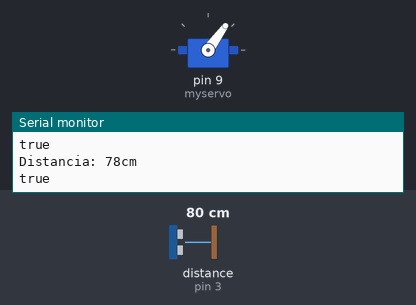
Recording of a sketch running on a simulated Arduino Uno, built with avr-gcc and run on an emulated ATmega328P. Shown: servo, the last lines printed to the serial monitor. Wiring (inferred from the names in the program): ultrasonic range finder: trigger pin 2; echo pin 3. The test bench sets the inputs (shaded band); at power-on: distance to the obstacle (sensor on pin 3) 80 cm. The echo pulse lasts 58.3 µs per cm.

Above: at 7.4 s.
7.5 s: distance to the obstacle (sensor on pin 3) set to 96 cm
At 7.86 s:
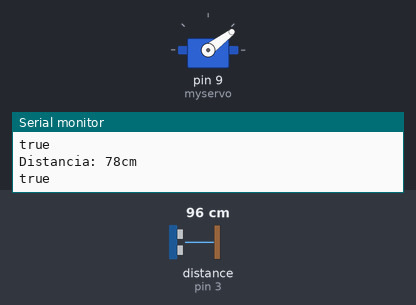
14.9 s: distance to the obstacle (sensor on pin 3) set to 106 cm
At 20.2 s:
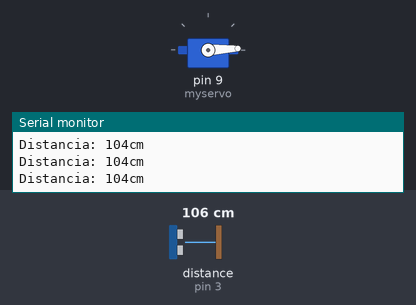
Timing chart, 0 to 21.7 s (numbered marks = the images above; inputs shaded):
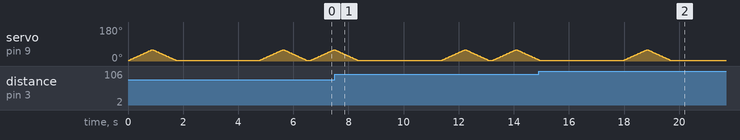

Measured:
- the behaviour switches between 101 and 102 cm on distance to the obstacle (sensor on pin 3) (found by bisection; images 1 and 2)
- after the input at 14.9 s, servo on pin 9 (myservo): goes on until 19.7 s, then stays 3°

The sketch:

ard.09.ino
```cpp
#include <Servo.h>
const int Trigger = 2;  //Pin digital 2 para el Trigger del sensor
const int Echo = 3;     //Pin digital 3 para el Echo del sensor
int posInit= 3;
int posFin=60;


Servo myservo;  // create servo object to control a servo
// twelve servo objects can be created on most boards

int pos = 0;
bool state = false;

void setup() {
  Serial.begin(9600);          //iniciailzamos la comunicación
  pinMode(Trigger, OUTPUT);    //pin como salida
  pinMode(Echo, INPUT);        //pin como entrada
  digitalWrite(Trigger, LOW);  //Inicializamos el pin con 0
  myservo.attach(9);
  myservo.write(3);
}

void loop() {

  long t;  //timepo que demora en llegar el eco
  long d;  //distancia en centimetros

  digitalWrite(Trigger, HIGH);
  delayMicroseconds(10);  //Enviamos un pulso de 10us
  digitalWrite(Trigger, LOW);

  t = pulseIn(Echo, HIGH);  //obtenemos el ancho del pulso
  d = t / 59;               //escalamos el tiempo a una distancia en cm

  if (d <100) { state = true; }

  if (state) { Serial.println("true");
  state=false;
    for (pos = posInit; pos <= posFin; pos += 1) {  // goes from 0 degrees to 180 degrees
      // in steps of 1 degree
      myservo.write(pos);  // tell servo to go to position in variable 'pos'
      delay(15);           // waits 15 ms for the servo to reach the position
    }
    for (pos = posFin; pos >= posInit; pos -= 1) {  // goes from 180 degrees to 0 degrees
      myservo.write(pos);                 // tell servo to go to position in variable 'pos'
      delay(15);                          // waits 15 ms for the servo to reach the position
    }

    delay(3000);  // este es el valor de la demora entre ir y venir

    for (pos = posInit; pos <= posFin; pos += 1) {  // goes from 0 degrees to 180 degrees
      // in steps of 1 degree
      myservo.write(pos);  // tell servo to go to position in variable 'pos'
      delay(15);           // waits 15 ms for the servo to reach the position
    }
    for (pos = posFin; pos >= posInit; pos -= 1) {  // goes from 180 degrees to 0 degrees
      myservo.write(pos);                 // tell servo to go to position in variable 'pos'
      delay(15);                          // waits 15 ms for the servo to reach the position
    }

  }

  Serial.print("Distancia: ");
  Serial.print(d);  //Enviamos serialmente el valor de la distancia
  Serial.print("cm");
  Serial.println();
  delay(100);  //Hacemos una pausa de 100ms*/
}
```
